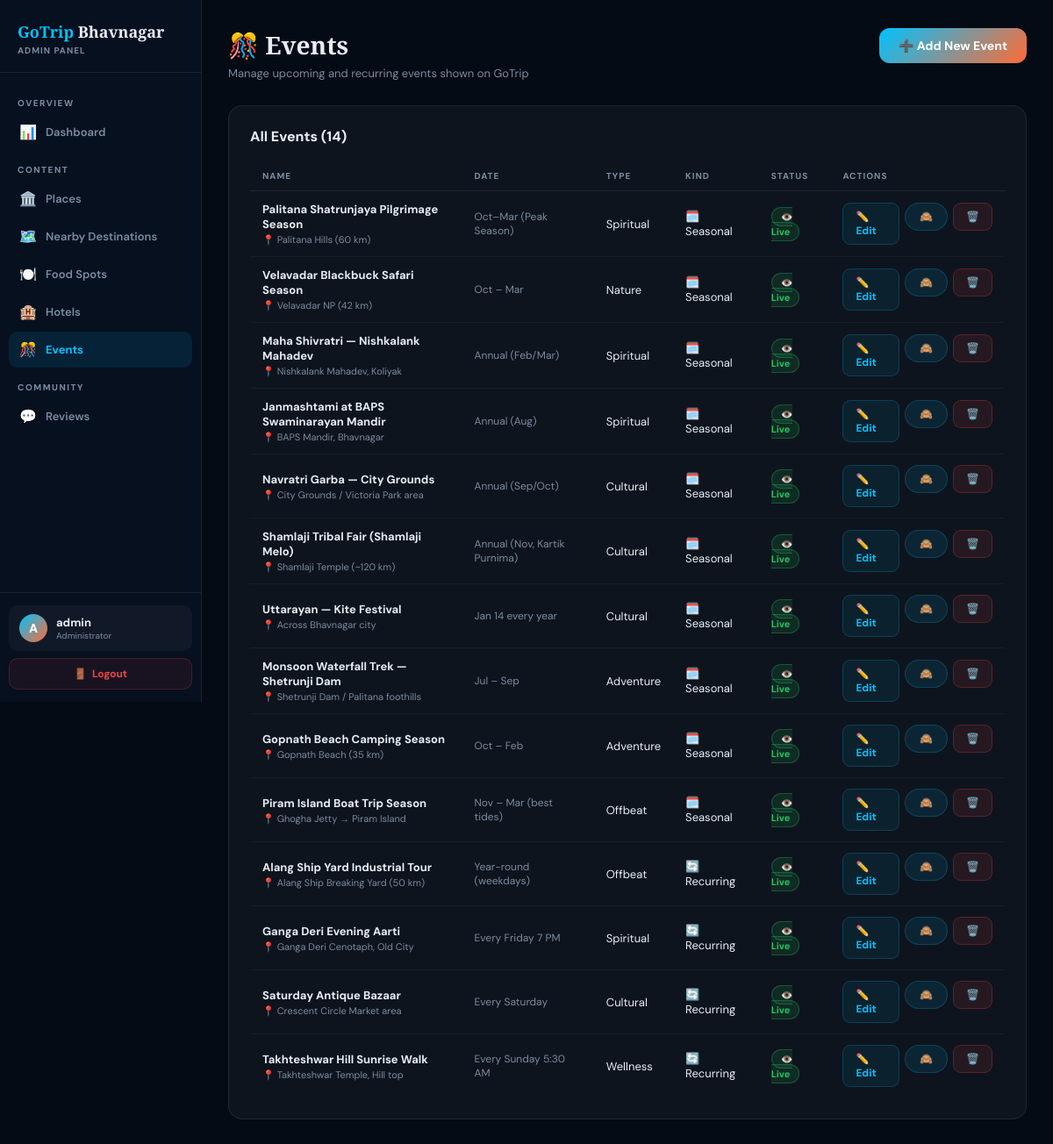
Page /admin/events.php (signed in) on the committed database.
### tables this page shows
CREATE TABLE IF NOT EXISTS events (
  id         INT AUTO_INCREMENT PRIMARY KEY,
  name       VARCHAR(200) NOT NULL,
  event_date VARCHAR(60),
  event_time VARCHAR(50),
  loc        VARCHAR(150),
  event_type VARCHAR(30),
  seasonal   TINYINT DEFAULT 1,
  descr      TEXT,
  visible    TINYINT DEFAULT 1,
  created_at DATETIME DEFAULT CURRENT_TIMESTAMP
);

### admin/events.php (the view, shortened to what this page needs)
<?php
require_once '../db.php';
$events=$conn->query("SELECT * FROM events ORDER BY seasonal DESC,id");
?>
<!DOCTYPE html>
<html lang="en"><head>
</head><body>
<?php include 'sidebar.php'; ?>
<div class="main">
  <div class="top-bar">
    <div><h1 class="page-title">🎊 Events</h1>
    <p class="page-sub">Manage upcoming and recurring events shown on GoTrip</p></div>
    <a href="events.php?action=add" class="btn-primary">➕ Add New Event</a>
  </div>
  <div class="section-card">
    <div class="section-card-header"><h2 class="section-card-title">All Events (<?=$events->num_rows?>)</h2></div>
    <div class="table-wrap">
      <table class="data-table">
        <thead><tr><th>Name</th><th>Date</th><th>Type</th><th>Kind</th><th>Status</th><th>Actions</th></tr></thead>
        <tbody>
          <?php while($ev=$events->fetch_assoc()): ?>
          <tr>
            <td><strong><?=htmlspecialchars($ev['name'])?></strong><div style="font-size:11px;color:var(--muted);margin-top:2px">📍 <?=htmlspecialchars($ev['loc'])?></div></td>
            <td style="font-size:12px;color:var(--muted)"><?=htmlspecialchars($ev['event_date'])?></td>
            <td><?=htmlspecialchars($ev['event_type'])?></td>
            <td><?=$ev['seasonal']?'🗓️ Seasonal':'🔄 Recurring'?></td>
            <td><?=$ev['visible']?'<span class="badge-approved">👁️ Live</span>':'<span class="badge-hidden">🙈 Hidden</span>'?></td>
            <td><div style="display:flex;gap:6px">
              <a href="?edit=<?=$ev['id']?>" class="btn-edit">✏️ Edit</a>
              <form method="POST" style="display:inline" onsubmit="return confirm('Toggle?')">
                <button class="btn-sm" type="submit"><?=$ev['visible']?'🙈':'👁️'?></button>
              </form>
              <form method="POST" style="display:inline" onsubmit="return confirm('Delete event?')">
                <button class="btn-danger" type="submit">🗑️</button>
              </form>
            </div></td>
          </tr>
          <?php endwhile; ?>
        </tbody>
      </table>
    </div>
  </div>
</div>
</body></html>

### rows in the picture
events: name "Palitana Shatrunjaya Pilgrimage Season", loc "Palitana Hills (60 km)", event_date "Oct–Mar (Peak Season)", event_type "Spiritual", seasonal "🗓️ Seasonal", visible "👁️ Live"
events: name "Velavadar Blackbuck Safari Season", loc "Velavadar NP (42 km)", event_date "Oct – Mar", event_type "Nature", seasonal "🗓️ Seasonal", visible "👁️ Live"
events: name "Maha Shivratri — Nishkalank Mahadev", loc "Nishkalank Mahadev, Koliyak", event_date "Annual (Feb/Mar)", event_type "Spiritual", seasonal "🗓️ Seasonal", visible "👁️ Live"
events: name "Janmashtami at BAPS Swaminarayan Mandir", loc "BAPS Mandir, Bhavnagar", event_date "Annual (Aug)", event_type "Spiritual", seasonal "🗓️ Seasonal", visible "👁️ Live"
events: name "Navratri Garba — City Grounds", loc "City Grounds / Victoria Park area", event_date "Annual (Sep/Oct)", event_type "Cultural", seasonal "🗓️ Seasonal", visible "👁️ Live"
events: name "Shamlaji Tribal Fair (Shamlaji Melo)", loc "Shamlaji Temple (~120 km)", event_date "Annual (Nov, Kartik Purnima)", event_type "Cultural", seasonal "🗓️ Seasonal", visible "👁️ Live"
events: name "Uttarayan — Kite Festival", loc "Across Bhavnagar city", event_date "Jan 14 every year", event_type "Cultural", seasonal "🗓️ Seasonal", visible "👁️ Live"
events: name "Monsoon Waterfall Trek — Shetrunji Dam", loc "Shetrunji Dam / Palitana foothills", event_date "Jul – Sep", event_type "Adventure", seasonal "🗓️ Seasonal", visible "👁️ Live"
events: name "Gopnath Beach Camping Season", loc "Gopnath Beach (35 km)", event_date "Oct – Feb", event_type "Adventure", seasonal "🗓️ Seasonal", visible "👁️ Live"
events: name "Piram Island Boat Trip Season", loc "Ghogha Jetty → Piram Island", event_date "Nov – Mar (best tides)", event_type "Offbeat", seasonal "🗓️ Seasonal", visible "👁️ Live"
events: name "Alang Ship Yard Industrial Tour", loc "Alang Ship Breaking Yard (50 km)", event_date "Year-round (weekdays)", event_type "Offbeat", seasonal "🔄 Recurring", visible "👁️ Live"
events: name "Ganga Deri Evening Aarti", loc "Ganga Deri Cenotaph, Old City", event_date "Every Friday 7 PM", event_type "Spiritual", seasonal "🔄 Recurring", visible "👁️ Live"
events: name "Saturday Antique Bazaar", loc "Crescent Circle Market area", event_date "Every Saturday", event_type "Cultural", seasonal "🔄 Recurring", visible "👁️ Live"
events: name "Takhteshwar Hill Sunrise Walk", loc "Takhteshwar Temple, Hill top", event_date "Every Sunday 5:30 AM", event_type "Wellness", seasonal "🔄 Recurring", visible "👁️ Live"

### other values in the picture
$icon "📊 🏛️ 🗺️ 🍽️ 🏨 🎊 💬"
$label "Dashboard Places Nearby Destinations Food Spots Hotels Events Reviews"
substr($_SESSION['admin_username'],0,1) "A"
$_SESSION['admin_username'] "admin"
$events->num_rows "14"
